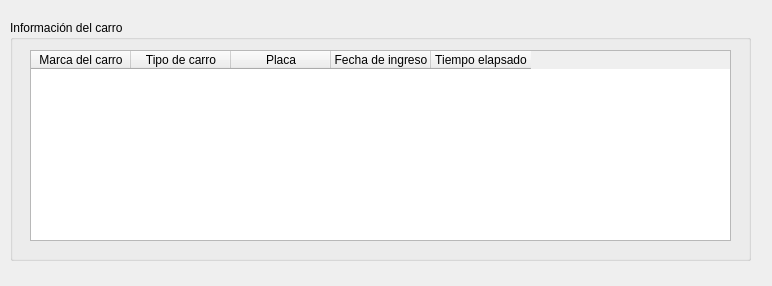
<?xml version="1.0" encoding="UTF-8"?>
<ui version="4.0">
 <class>car_info_window</class>
 <widget class="QDialog" name="car_info_window">
  <property name="geometry">
   <rect>
    <x>0</x>
    <y>0</y>
    <width>772</width>
    <height>286</height>
   </rect>
  </property>
  <property name="windowTitle">
   <string>Información del carro</string>
  </property>
  <widget class="QGroupBox" name="car_info_section">
   <property name="geometry">
    <rect>
     <x>10</x>
     <y>20</y>
     <width>741</width>
     <height>241</height>
    </rect>
   </property>
   <property name="title">
    <string>Información del carro</string>
   </property>
   <widget class="QTableWidget" name="car_info_table">
    <property name="geometry">
     <rect>
      <x>20</x>
      <y>30</y>
      <width>701</width>
      <height>191</height>
     </rect>
    </property>
    <column>
     <property name="text">
      <string>Marca del carro</string>
     </property>
    </column>
    <column>
     <property name="text">
      <string>Tipo de carro</string>
     </property>
    </column>
    <column>
     <property name="text">
      <string>Placa</string>
     </property>
    </column>
    <column>
     <property name="text">
      <string>Fecha de ingreso</string>
     </property>
    </column>
    <column>
     <property name="text">
      <string>Tiempo elapsado</string>
     </property>
    </column>
   </widget>
  </widget>
 </widget>
 <resources/>
 <connections/>
</ui>
